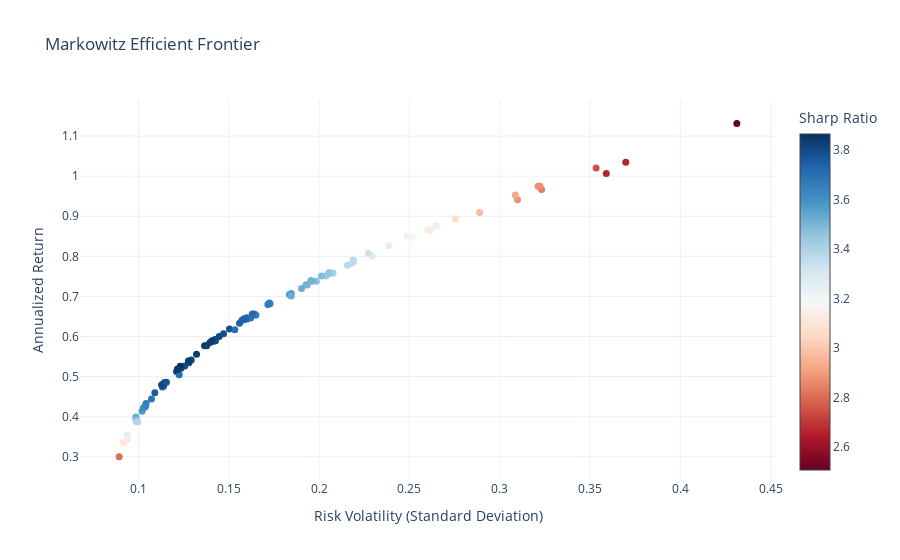

Notebook code cell kept with this figure:
### Code cell
# Markowitz Efficient Frontier
fig = go.Figure()
fig.add_trace(go.Scatter(
    x=MarkowitzOptimized['Volatility'],
    y=MarkowitzOptimized['Returns'],
    mode='markers',
    marker=dict(
        color=(MarkowitzOptimized['Returns'] - risk_free_rate) / MarkowitzOptimized['Volatility'],
        colorscale='RdBu',
        size=7,
        colorbar=dict(title="Sharp Ratio")
    ),
    text=MarkowitzOptimized['Symbols'] + "<br>" + MarkowitzOptimized['Allocations'],
))
fig.update_layout(
    template="plotly_white",
    title="Markowitz Efficient Frontier",
    xaxis_title="Risk Volatility (Standard Deviation)",
    yaxis_title="Annualized Return",
)
fig.update_layout(coloraxis_colorbar=dict(title="Sharp Ratio"))
